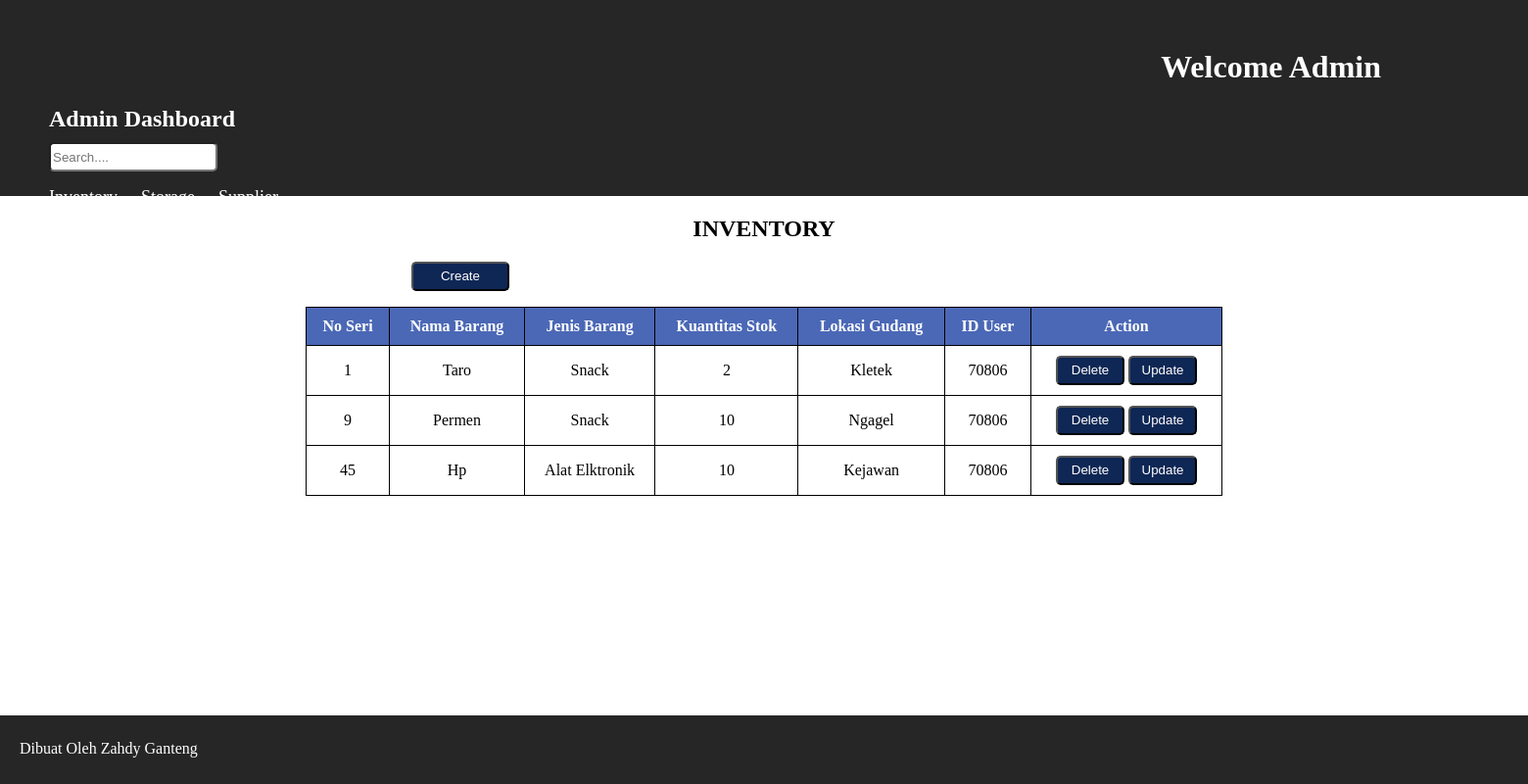
/admin/inven.php, run on the app's committed database.
### tables this page shows
CREATE TABLE `inventory` (
  `no_seri` int(255) NOT NULL,
  `nama_barang` varchar(255) NOT NULL,
  `jenis_barang` varchar(255) NOT NULL,
  `kuantitas_stok` int(255) NOT NULL,
  `lokasi_gudang` varchar(255) NOT NULL,
  `id_user` int(255) NOT NULL
);

### admin/inven.php (the view, shortened to what this page needs)
<?php
include "db.php";
?>
<html lang="en">
<head>
    <link rel="stylesheet" href="style.css">
<body>
    <?php
    include "header.php";
    ?>
    <div class="content">
    <h2>INVENTORY</h2>
    <div class="button-container">
            <form action="create_inven.php" method="post">
                <button type="submit" class="create">Create</button>
            </form>
    </div>
    <?php
    $inven ="SELECT no_seri, nama_barang, jenis_barang, kuantitas_stok, lokasi_gudang, id_user FROM inventory";
    $result = $koneksi->query($inven);
    echo '<table><tr><th>No Seri</th><th>Nama Barang</th><th>Jenis Barang</th><th>Kuantitas Stok</th><th>Lokasi Gudang</th><th>ID User</th><th>Action</th></tr>';
    if ($result-> num_rows > 0) {
        while($row = $result->fetch_assoc()) {
            echo "<tr>";
            echo "<td>" . $row['no_seri'] . "</td>";
            echo "<td>" . $row['nama_barang'] . "</td>";
            echo "<td>" . $row['jenis_barang'] . "</td>";
            echo "<td>" . $row['kuantitas_stok'] . "</td>";
            echo "<td>" . $row['lokasi_gudang'] . "</td>";
            echo "<td>" . $row['id_user'] . "</td>";
            echo "<td><button><a href='delete_inven.php?no_seri=" . $row['no_seri'] . "' onclick=\"return confirm('Apakah anda yakin ingin menghapus data ini?');\">Delete</button></a>
                  <button><a href='update_inven.php?no_seri=" . $row['no_seri'] . "'>Update</button></a></td>";
            echo "</tr>";
        }
    } else {
        echo "<tr><td colspan='5'>Tidak ada data</td></tr>";
    }
    ?>
    <?php include 'footer.php'; ?>
</body>
</html>

### admin/header.php (shortened to what this page needs)
<html lang="en">
<head>
    <link rel="stylesheet" href="style.css">
</head>
<body>
<header>
        <h1>Welcome Admin</h1>
        <h2>Admin Dashboard</h2>
        <input type="search" name="search" placeholder="Search....">
        <nav>
            <ul>
                <li><a href="inven.php">Inventory</a></li>
                <li><a href="storage.php">Storage</a></li>
                <li><a href="supplier.php">Supplier</a></li>
            </ul>
        </nav>
    </header>
</body>
</html>

### admin/footer.php (shortened to what this page needs)
<html lang="en">
<head>
    <link rel="stylesheet" href="style.css">
</head>
<body>
    <footer>
        <p>Dibuat Oleh Zahdy Ganteng</p>
    </footer>
</body>
</html>

### admin/style.css (style rules this page uses)
body { margin: 0; display: flex; flex-direction: column; }
header { background-color: rgb(39, 38, 38); color: white; width: 100%; height: 25%; }
header h1 { text-align: right; margin-right: 150px; margin-top: 50px; font-family: Georgia, 'Times New Roman', Times, serif; }
header h2 { margin-left: 50px; font-family: Georgia, 'Times New Roman', Times, serif; margin-top: 20px; }
header input { margin-left: 50px ; margin-top: -10px; width: 11%; height: 30px; border-radius: 5px; }
nav a { color: white; text-decoration: none; font-size: large; }
nav li { list-style: none; display: inline; padding: 10px; }
footer { background-color: rgb(39, 38, 38); height: 70px; position:absolute; bottom: 0; width: 100%; color: white; }
footer p { margin-left: 20px; margin-top: 25px; }
div h2 { text-align: center; color: black; }
table { width: 60%; border-collapse: collapse; margin-bottom: 20px; margin: auto; }
table, th, td { border: 1px solid #000000; }
th, td { padding: 10px; text-align: center; }
th { background-color: rgb(75, 104, 182); color: white; }
.create { background-color: rgb(14, 39, 85); color: white; width: 100px; height: 30px; margin-left: 420px; margin-bottom: 20ppx; border-radius: 5px; }
td a { text-decoration: none; color: white; }
td button { background-color: rgb(14, 39, 85); width: 70px; height: 30px; border-radius: 5px; }

### data on the page
inventory: no_seri "1", nama_barang "Taro", jenis_barang "Snack", kuantitas_stok "2", lokasi_gudang "Kletek", id_user "70806"
inventory: no_seri "9", nama_barang "Permen", jenis_barang "Snack", kuantitas_stok "10", lokasi_gudang "Ngagel", id_user "70806"
inventory: no_seri "45", nama_barang "Hp", jenis_barang "Alat Elktronik", kuantitas_stok "10", lokasi_gudang "Kejawan", id_user "70806"
